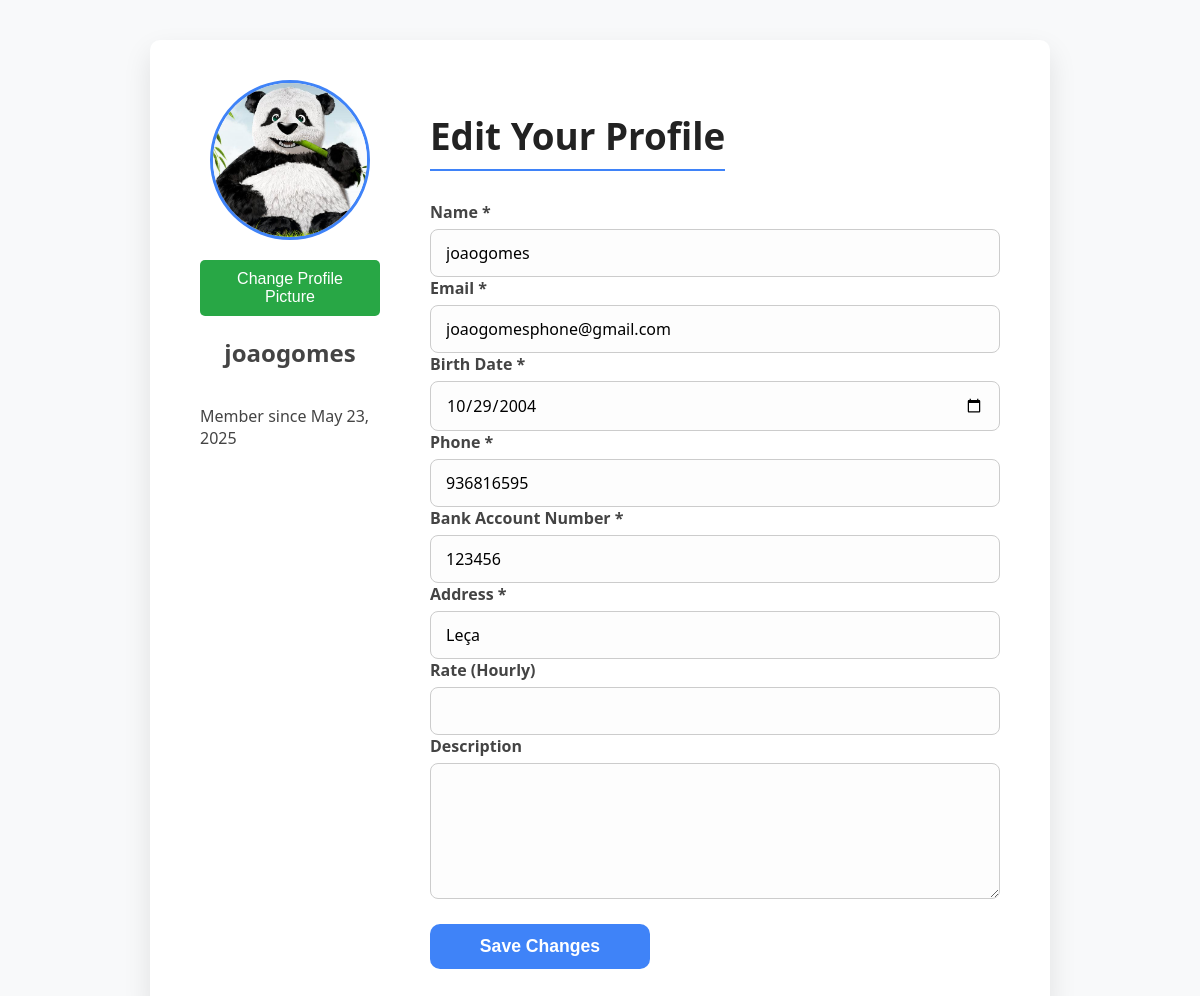
Screenshot of /Pages/edit_profile.php (signed in) with the database file from the repository.
### tables this page shows
CREATE TABLE "User" (
    id INTEGER PRIMARY KEY AUTOINCREMENT NOT NULL,
    name TEXT NOT NULL,
    email TEXT NOT NULL UNIQUE,
    password TEXT NOT NULL,
    created_at TEXT,
    level INTEGER NOT NULL DEFAULT 1,
    birth_date TEXT NOT NULL,
    profile_picture_id INTEGER,
    phone TEXT NOT NULL,
    nr_bank_account TEXT NOT NULL,
    address TEXT NOT NULL,
    rate REAL DEFAULT 0, 
    description TEXT DEFAULT '',
    FOREIGN KEY (profile_picture_id) REFERENCES Images(id)
        ON DELETE SET NULL
);

### Utils/Session.php (called while the page is built, shortened)
<?php
  class Session {
    public function getId() : ?int {
      return isset($_SESSION['id']) ? $_SESSION['id'] : null;
    }
  }
?>

### database/userClass.php (called while the page is built, shortened)
<?php
class User {
    public function __construct(
        int $id,
        string $name,
        string $email,
        string $password,
        string $created_at,
        int $level,
        string $birth_date,
        string $phone,
        string $nr_bank_account,
        string $address,
        ?float $rate,
        ?string $description,
        ?int $profile_picture_id = null
    )
    {
        $this->name = $name;
        $this->email = $email;
        $this->created_at = $created_at;
        $this->birth_date = $birth_date;
        $this->phone = $phone;
        $this->nr_bank_account = $nr_bank_account;
        $this->address = $address;
        $this->rate = $rate;
        $this->profile_picture_id = $profile_picture_id;
    }
    static function getUser(PDO $db, int $id) : User {
        $stmt = $db->prepare('
            SELECT id, name, email, password, created_at, level, birth_date, phone, nr_bank_account, address, rate, description, profile_picture_id
            FROM User
            WHERE id = ?
        ');
        $stmt->execute(array($id));
        $user = $stmt->fetch();
        return new User(
            $user['id'],
            $user['name'],
            $user['email'],
            $user['password'],
            $user['created_at'],
            $user['level'],
            $user['birth_date'],
            $user['phone'],
            $user['nr_bank_account'],
            $user['address'],
            $user['rate'],
            $user['description'],
            $user['profile_picture_id'] ?? null
        );
    }
}
?>

### Pages/edit_profile.php (the view, shortened to what this page needs)
<?php
require_once(__DIR__ . '/../Utils/Session.php');
require_once(__DIR__ . '/../database/connection.php');
require_once(__DIR__ . '/../database/userClass.php');
$session = new Session();
$db = getDatabaseConnection();
$user = User::getUser($db, (int)$session->getId());
?>
<!DOCTYPE html>
<html lang="en">
<head>
    <link rel="stylesheet" href="../css/edit_profile.css" />
</head>
<body>
  <div class="profile-edit-container">
    <aside class="profile-sidebar">
        <div class="profile-picture">
            <?php $imageId = $user->profile_picture_id ?? null;
                  $imageIdString = (string)$imageId; ?>
            <?php if ($imageId): ?>
                <img src="../Actions/images/originals/<?= htmlspecialchars($imageIdString) ?>.jpg" alt="Profile Picture" />
            <?php else: ?>
                <img src="../assets/icons/default-avatar.png" alt="Profile Picture" />
            <?php endif; ?>
        </div>
        <form action="upload_image.php" method="get">
            <button type="submit" style="
                background-color: #28a745; /* Green */
                color: white;
                border: none;
                padding: 10px 20px;
                border-radius: 5px;
                cursor: pointer;
                font-size: 16px;
            ">
                Change Profile Picture
            </button>
        </form>
        <h2><?= htmlspecialchars($user->name) ?></h2>
        <p>Member since <?= htmlspecialchars(date('F j, Y', strtotime($user->created_at))) ?></p>
    </aside>
    <section class="profile-edit-form">
        <h1>Edit Your Profile</h1>
        <form method="POST" action="../Actions/Action_Edit_Profile.php">
            <label for="name">Name *</label>
            <input type="text" id="name" name="name" required value="<?= htmlspecialchars($user->name) ?>" />
            <label for="email">Email *</label>
            <input type="email" id="email" name="email" required value="<?= htmlspecialchars($user->email) ?>" />
            <label for="birth_date">Birth Date *</label>
            <input type="date" id="birth_date" name="birth_date" required value="<?= htmlspecialchars($user->birth_date) ?>" />
            <label for="phone">Phone *</label>
            <input type="tel" id="phone" name="phone" required value="<?= htmlspecialchars($user->phone) ?>" />
            <label for="nr_bank_account">Bank Account Number *</label>
            <input type="text" id="nr_bank_account" name="nr_bank_account" required value="<?= htmlspecialchars($user->nr_bank_account) ?>" />
            <label for="address">Address *</label>
            <input type="text" id="address" name="address" required value="<?= htmlspecialchars($user->address) ?>" />
            <label for="rate">Rate (Hourly)</label>
            <input type="number" id="rate" name="rate" step="0.01" min="0" value="<?= htmlspecialchars($user->rate !== null ? (string)$user->rate : '') ?>" />
            <label for="description">Description</label>
            <textarea id="description" name="description" rows="5"><?= htmlspecialchars($user->description ?? '') ?></textarea>
            <button type="submit" class="save-btn">Save Changes</button>
        </form>
    </section>
  </div>
</body>
</html>

### css/edit_profile.css (style rules this page uses)
* { box-sizing: border-box; }
body { margin: 0; min-height: 100vh; font-family: 'Segoe UI', Tahoma, Geneva, Verdana, sans-serif; background-color: #f8f9fa; display: flex; justify-content: center; align-items: flex-start; padding: 40px 20px; }
.profile-edit-container { display: flex; max-width: 900px; width: 100%; background: #fff; border-radius: 10px; box-shadow: 0 12px 28px rgba(0, 0, 0, 0.1); padding: 40px 50px; gap: 50px; align-items: flex-start; }
.profile-sidebar { flex: 0 0 180px; display: flex; flex-direction: column; align-items: center; color: #444; }
.profile-picture { width: 160px; height: 160px; border-radius: 50%; overflow: hidden; border: 3px solid #3f83f8; margin-bottom: 20px; align-self: center; }
.profile-picture img { width: 100%; height: 100%; object-fit: cover; }
.profile-edit-form { flex: 1; display: flex; flex-direction: column; }
.profile-edit-form h1 { margin-bottom: 30px; font-weight: 700; font-size: 2.3rem; color: #222; border-bottom: 2px solid #3f83f8; padding-bottom: 8px; width: fit-content; }
label { font-weight: 600; font-size: 1rem; color: #444; margin-bottom: 6px; display: block; }
input[type="text"], input[type="email"], input[type="number"], input[type="tel"], input[type="date"], textarea { font-size: 1rem; padding: 12px 15px; border-radius: 8px; border: 1.8px solid #ccc; background: #fdfdfd; transition: border-color 0.3s ease; width: 100%; font-family: 'Segoe UI', Tahoma, Geneva, Verdana, sans-serif; resize: vertical; }
textarea { min-height: 100px; }
button.save-btn { width: 220px; align-self: flex-start; padding: 12px 0; font-weight: 700; font-size: 1.1rem; border: none; border-radius: 10px; background-color: #3f83f8; color: white; cursor: pointer; transition: background-color 0.25s ease; margin-top: 20px; }

### rows the page displays
user: name "joaogomes", created_at "May 23, 2025", email "joaogomesphone@gmail.com", birth_date "10/29/2004", phone "936816595", nr_bank_account "123456", address "Leça"
